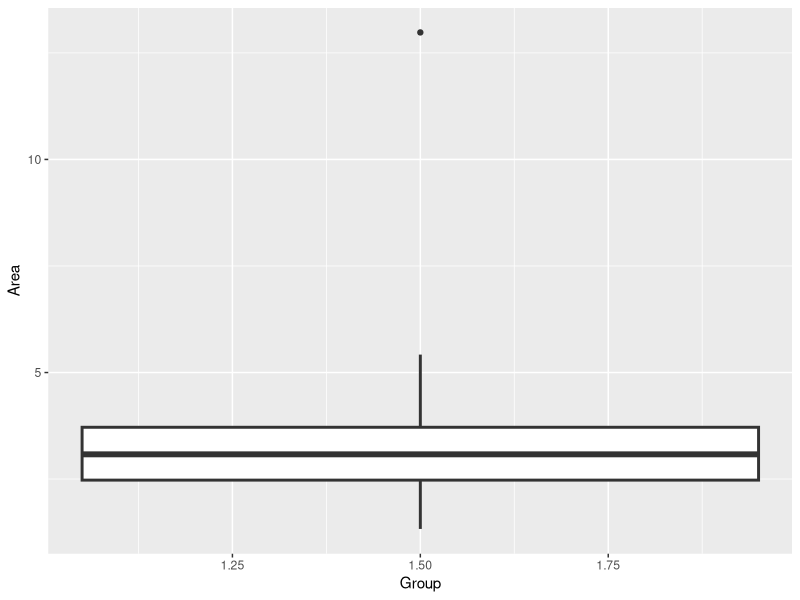
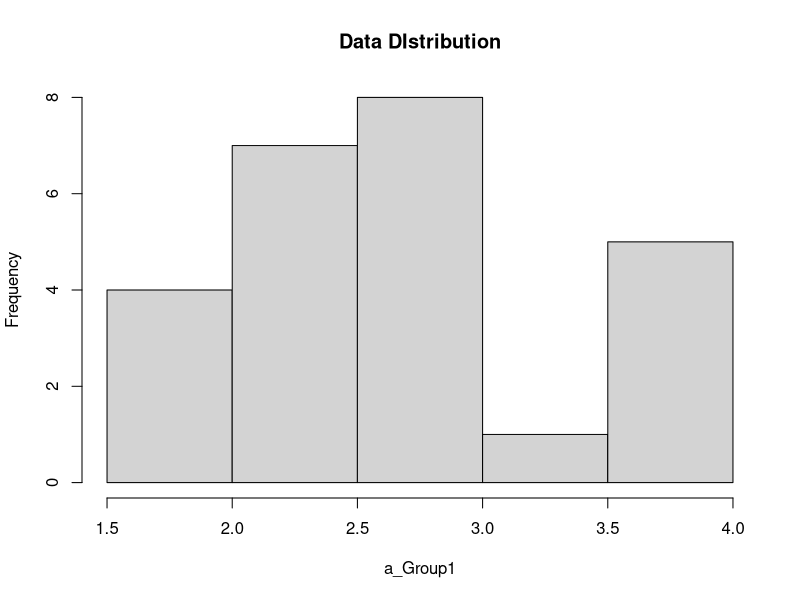
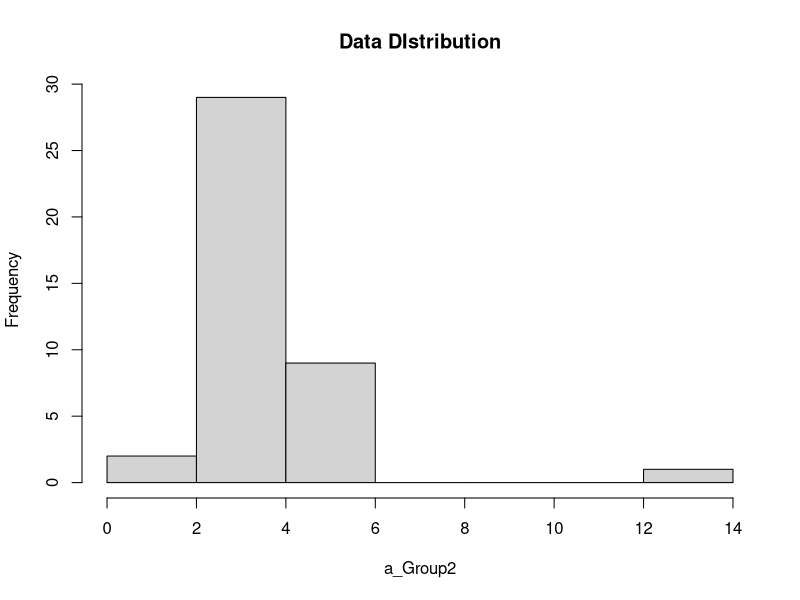

These figures' R source, in order:
## ---- chunk 1
knitr::opts_chunk$set(echo = TRUE)
## ---- chunk 2
a<-read.csv("dataset.csv")
## ---- chunk 3
Group1<-a[a$Group=='1',]
MeanOfGroup1<-mean(Group1$Area)
MedianOfGroup1<-median(Group1$Area)
SDofGroup1<-sd(Group1$Area)
RangeOfGroup1<-range(Group1$Area)
MeanOfGroup1
MedianOfGroup1
SDofGroup1
RangeOfGroup1
## ---- chunk 4
Group2<-a[a$Group=='2',]
MeanOfGroup2<-mean(Group2$Area)
MedianOfGroup2<-median(Group2$Area)
SDofGroup2<-sd(Group2$Area)
RangeOfGroup2<-range(Group2$Area)
MeanOfGroup2
MedianOfGroup2
SDofGroup2
RangeOfGroup2
## ---- chunk 5
library(tidyverse)
a %>% ggplot(aes(x=Group, y=Area)) + 
  geom_boxplot(width=0.5,lwd=1)
## ---- chunk 6
a_Group1<-Group1$Area
hist(a_Group1, main = "Data DIstribution")
## ---- chunk 7
a_Group2<-Group2$Area
hist(a_Group2, main = "Data DIstribution")
